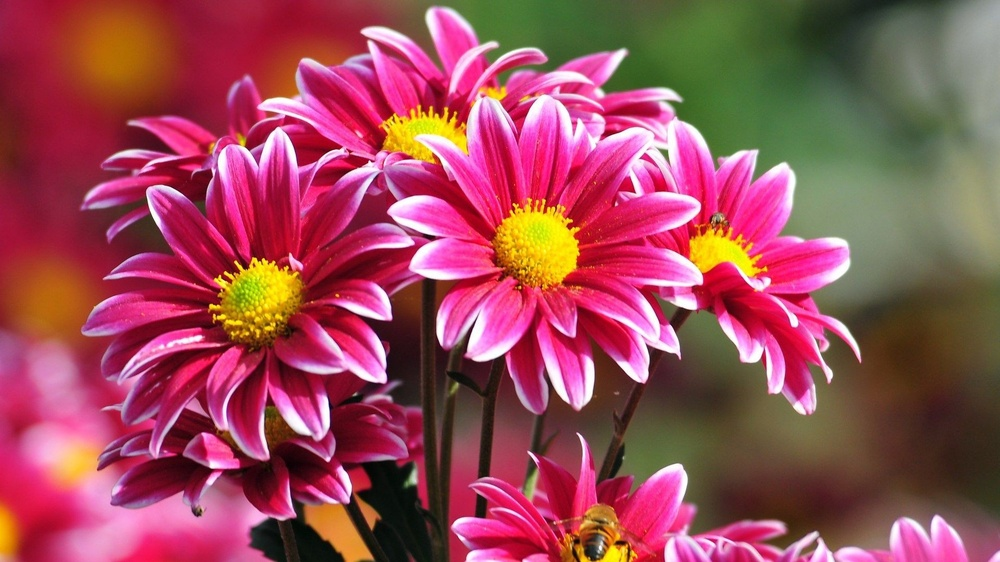
#> input picture LAB/Experiment 1/image.jpg, 1000 x 562 px, shrunk from 1920 x 1080 before the run
$ python segmentation.py
#> lines starting #> are read from the running program, lines starting #| are printed output that depends on the picture
import os
os.chdir(os.path.dirname(os.path.abspath(__file__)))
import cv2

path = input("Enter image filename: ")
#> the answer given: ../Experiment 1/image.jpg
image = cv2.imread(path)
#> image is the input picture: shape (562, 1000, 3); mean B, G, R 87.3, 75.4, 154.7

if image is None:
    print("Image not found")
else:
    gray = cv2.cvtColor(image, cv2.COLOR_BGR2GRAY)
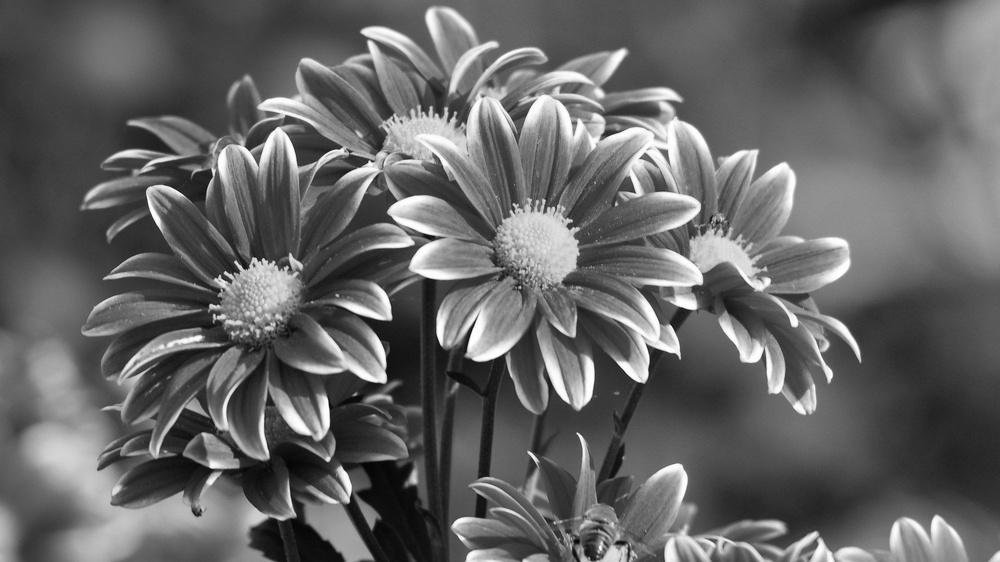
#> gray: shape (562, 1000); min 4, max 255, mean 100.5
    lower = int(input("Enter lower threshold: "))
#> the answer given: 100
    upper = int(input("Enter upper threshold: "))
#> the answer given: 100

    if 0 <= lower <= upper <= 255:
        result = cv2.inRange(gray, lower, upper)
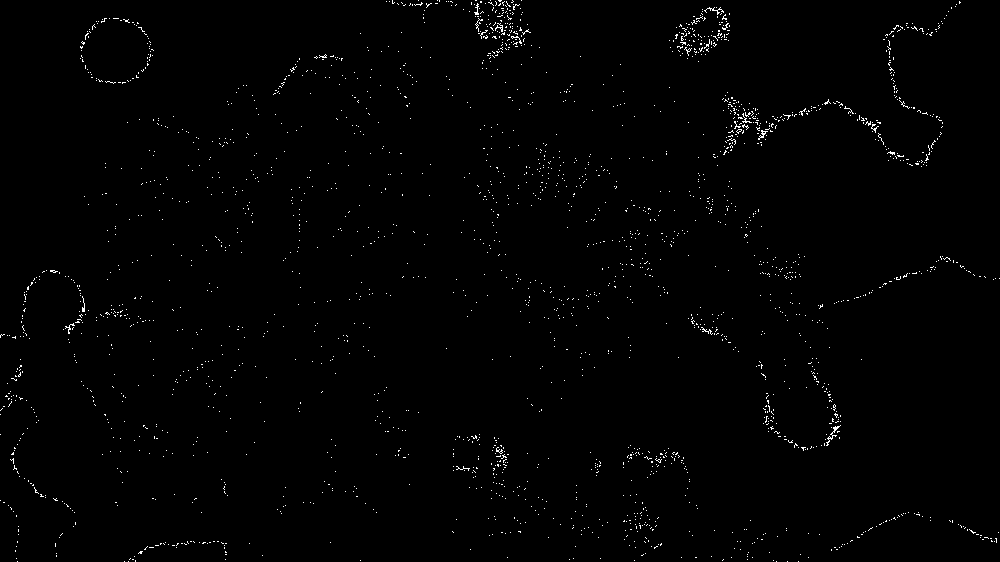
#> result: shape (562, 1000); 0.86% white in thin lines or dots
        cv2.imwrite("segmented_output.png", result)
        print("Output saved as segmented_output.png")
        cv2.imshow("Segmented Image", result)
        cv2.waitKey(0)
        cv2.destroyAllWindows()
    else:
        print("Enter valid thresholds between 0 and 255")

$ run again, on LAB/Experiment 10/image.jpg1.jpeg
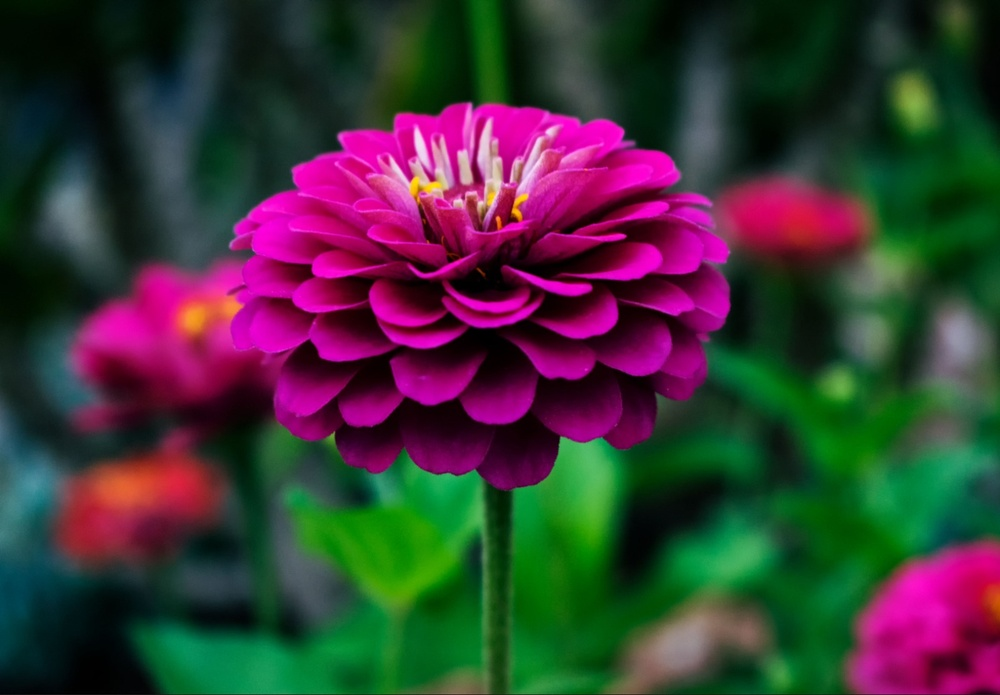
#> input picture LAB/Experiment 10/image.jpg1.jpeg, 1000 x 695 px, shrunk from 1600 x 1112 before the run
#> image is the input picture: shape (695, 1000, 3); mean B, G, R 54.3, 53.8, 60.1
#> `gray = cv2.cvtColor(image, cv2.COLOR_BGR2GRAY)`:
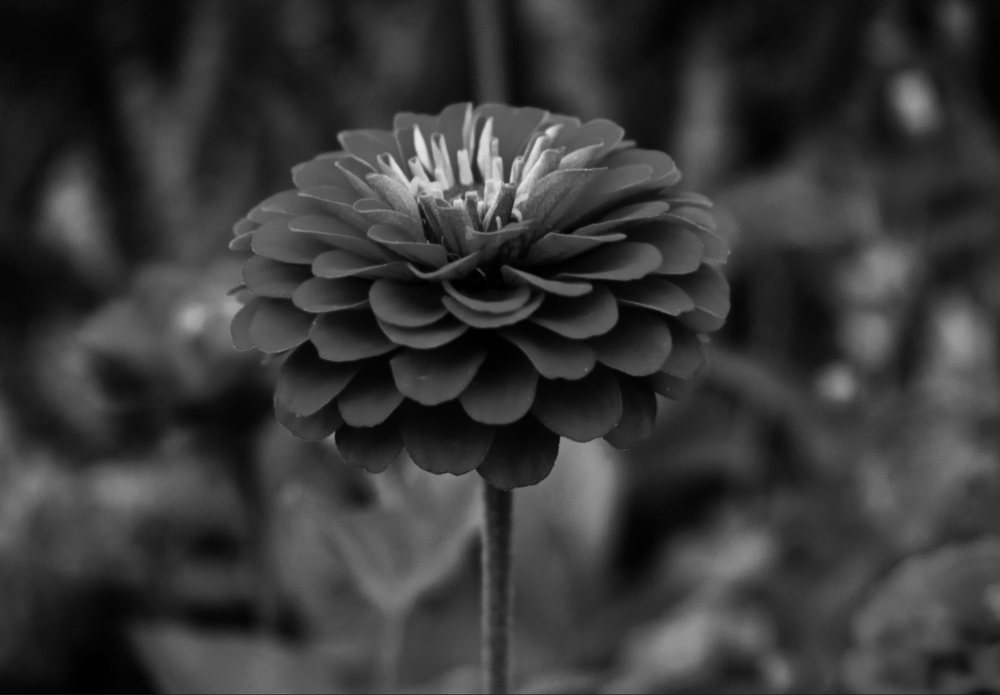
#> gray: shape (695, 1000); min 0, max 231, mean 55.7
#> `result = cv2.inRange(gray, lower, upper)`:
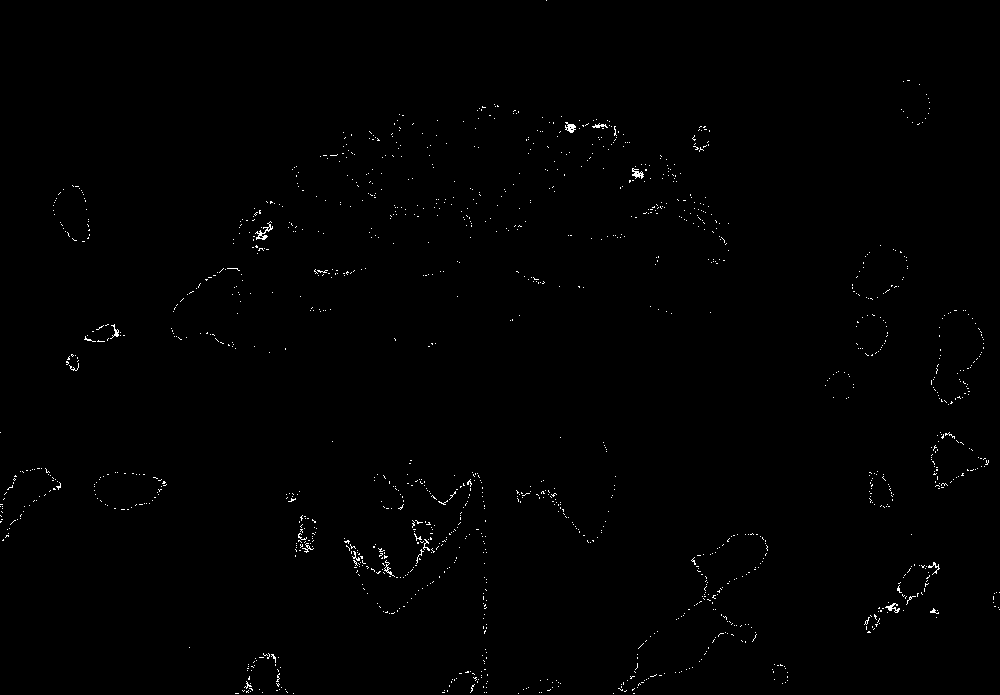
#> result: shape (695, 1000); 0.52% white in thin lines or dots

$ run again, on LAB/Experiment 11/image.jpg
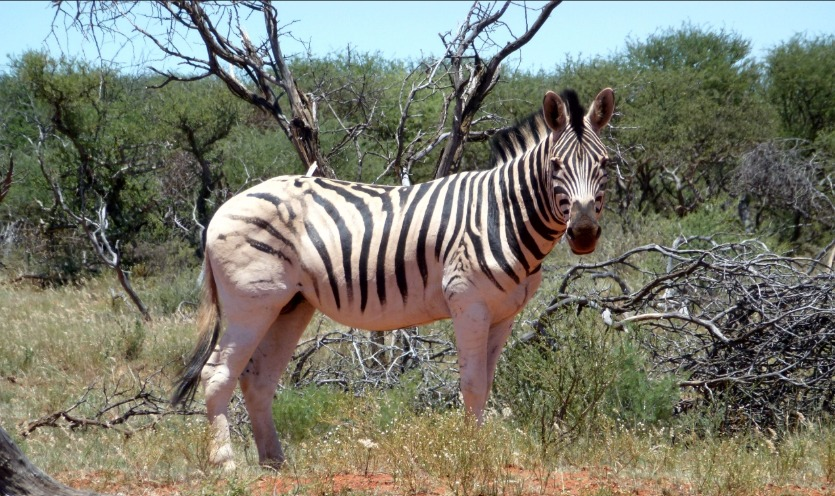
#> input picture LAB/Experiment 11/image.jpg, 835 x 496 px
#> image is the input picture: shape (496, 835, 3); mean B, G, R 108.3, 121.8, 121.7
#> `gray = cv2.cvtColor(image, cv2.COLOR_BGR2GRAY)`:
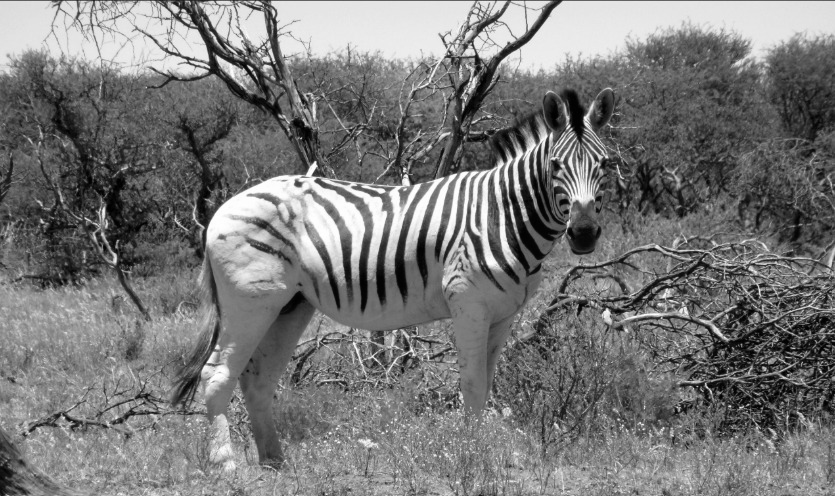
#> gray: shape (496, 835); min 0, max 255, mean 120.2
#> `result = cv2.inRange(gray, lower, upper)`:
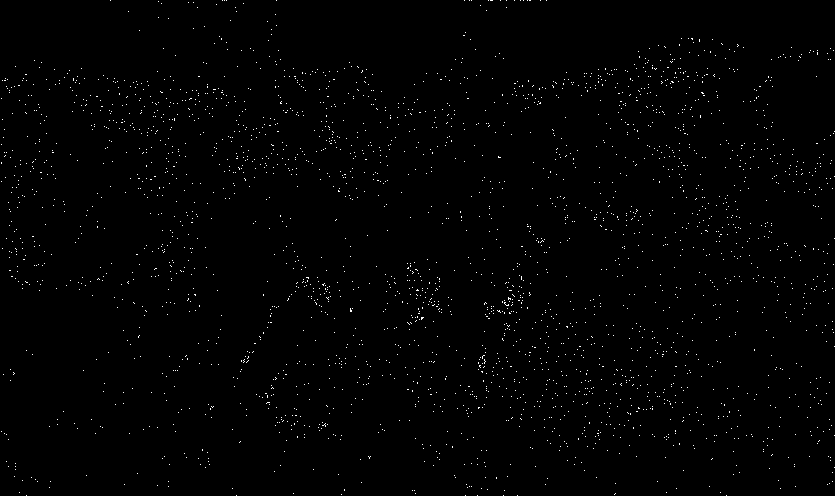
#> result: shape (496, 835); 0.79% white in thin lines or dots
